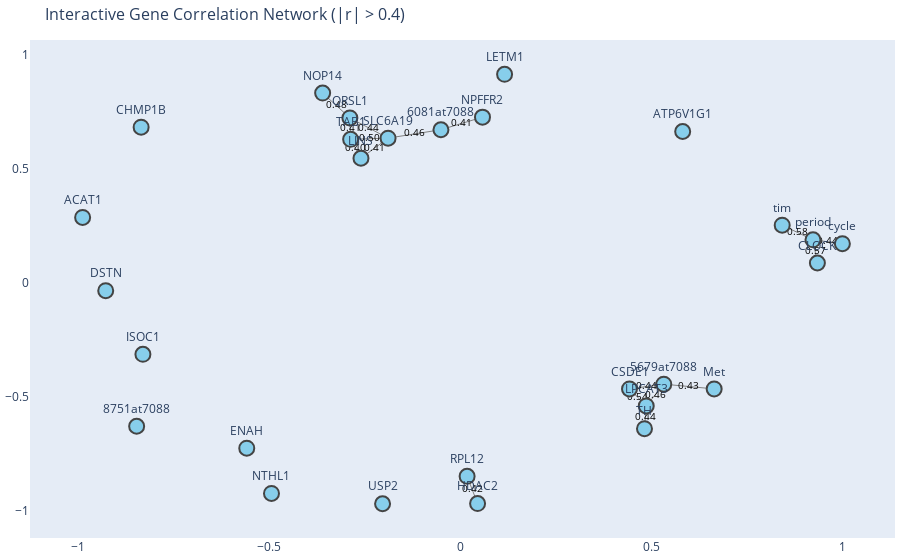

Notebook source saved alongside this figure:
### Code cell
import pandas as pd
import networkx as nx
import plotly.graph_objects as go

# Load the correlation matrix
df = filtered_df_can_list_pivot

# Create graph with thresholded edges
G = nx.Graph()
G.add_nodes_from(df.columns)
threshold = 0.4

for i in range(len(df)):
    for j in range(i+1, len(df.columns)):
        gene1 = df.index[i]
        gene2 = df.columns[j]
        weight = df.iloc[i, j]
        if abs(weight) >= threshold:
            G.add_edge(gene1, gene2, weight=weight)

# Generate layout
pos = nx.spring_layout(G, seed=42)

# Extract node and edge positions
edge_x = []
edge_y = []
for edge in G.edges():
    x0, y0 = pos[edge[0]]
    x1, y1 = pos[edge[1]]
    edge_x += [x0, x1, None]
    edge_y += [y0, y1, None]

# Edge traces
edge_trace = go.Scatter(
    x=edge_x, y=edge_y,
    line=dict(width=1, color='gray'),
    hoverinfo='none',
    mode='lines'
)

# Node traces
node_x = []
node_y = []
node_text = []

for node in G.nodes():
    x, y = pos[node]
    node_x.append(x)
    node_y.append(y)
    node_text.append(node)

node_trace = go.Scatter(
    x=node_x, y=node_y,
    mode='markers+text',
    text=node_text,
    textposition="top center",
    hoverinfo='text',
    marker=dict(
        showscale=False,
        color='skyblue',
        size=15,
        line_width=2
    )
)



edge_label_x = []
edge_label_y = []
edge_label_text = []

for edge in G.edges(data=True):
    x0, y0 = pos[edge[0]]
    x1, y1 = pos[edge[1]]
    mid_x = (x0 + x1) / 2
    mid_y = (y0 + y1) / 2
    edge_label_x.append(mid_x)
    edge_label_y.append(mid_y)
    edge_label_text.append(f"{edge[2]['weight']:.2f}")

# Scatter trace for edge labels
edge_label_trace = go.Scatter(
    x=edge_label_x,
    y=edge_label_y,
    text=edge_label_text,
    mode='text',
    textfont=dict(color='black', size=10),
    hoverinfo='none',
    showlegend=False
)

# Build the figure
# fig = go.Figure(data=[edge_trace, node_trace],
#     layout=go.Layout(
#         title=dict(
#             text='Interactive Gene Correlation Network (|r| > 0.6)',
#             font=dict(size=16)
#         ),
#         showlegend=False,
#         hovermode='closest',
#         margin=dict(b=20, l=5, r=5, t=40),
#         xaxis=dict(showgrid=False, zeroline=False),
#         yaxis=dict(showgrid=False, zeroline=False)
#     )
# )


fig = go.Figure(data=[edge_trace, edge_label_trace, node_trace],
    layout=go.Layout(
        title=dict(
            text=f'Interactive Gene Correlation Network (|r| > {threshold})',
            font=dict(size=16)
        ),
        showlegend=False,
        hovermode='closest',
        margin=dict(b=20, l=5, r=5, t=40),
        xaxis=dict(showgrid=False, zeroline=False),
        yaxis=dict(showgrid=False, zeroline=False)
    )
)

fig.show()

fig.write_html(f"/mnt/g/My Drive/Circadian Rhythm Genes Project/61.New_alignment_colias/2ERC_plot from  old/correlation_network_new_{threshold}.html")

### Figure 1 — Plotly figure (JSON) as saved in the notebook; plotly's stock layout.template omitted (floating-point values rounded to 4 significant figures)
{"data": [{"hoverinfo": "none", "line": {"color": "gray", "width": 1}, "mode": "lines", "type": "scatter", "x": [0.5325, 0.4427, null, 0.5325, 0.4866, null, 0.5325, 0.6644, null, -0.05089, 0.05788, null, -0.05089, -0.1893, null, 0.9346, 0.923, null, 0.4427, 0.4866, null, 0.04507, 0.01762, null, -0.2602, -0.1893, null, -0.2602, -0.2873, null, 0.4866, 0.482, null, -0.3606, -0.2893, null, -0.2893, -0.1893, null, -0.2893, -0.2873, null, -0.1893, -0.2873, null, 1.0, 0.923, null, 0.923, 0.8425, null], "y": [-0.4462, -0.4672, null, -0.4462, -0.5417, null, -0.4462, -0.467, null, 0.67, 0.7253, null, 0.67, 0.6331, null, 0.08546, 0.1871, null, -0.4672, -0.5417, null, -0.9701, -0.8506, null, 0.545, 0.6331, null, 0.545, 0.628, null, -0.5417, -0.6416, null, 0.8309, 0.7219, null, 0.7219, 0.6331, null, 0.7219, 0.628, null, 0.6331, 0.628, null, 0.1701, 0.1871, null, 0.1871, 0.2512, null]}, {"hoverinfo": "none", "mode": "text", "showlegend": false, "text": ["0.44", "0.46", "0.43", "0.41", "0.46", "0.57", "0.54", "0.42", "0.41", "0.40", "0.44", "0.48", "0.44", "0.41", "0.50", "0.44", "0.58"], "textfont": {"color": "black", "size": 10}, "type": "scatter", "x": [0.4876, 0.5095, 0.5984, 0.003497, -0.1201, 0.9288, 0.4647, 0.03135, -0.2248, -0.2738, 0.4843, -0.3249, -0.2393, -0.2883, -0.2383, 0.9615, 0.8828], "y": [-0.4567, -0.4939, -0.4566, 0.6977, 0.6516, 0.1363, -0.5044, -0.9104, 0.5891, 0.5865, -0.5916, 0.7764, 0.6775, 0.6749, 0.6306, 0.1786, 0.2192]}, {"hoverinfo": "text", "marker": {"color": "skyblue", "line": {"width": 2}, "showscale": false, "size": 15}, "mode": "markers+text", "text": ["5679at7088", "6081at7088", "8751at7088", "ACAT1", "ATP6V1G1", "CHMP1B", "CLOCK", "CSDE1", "DSTN", "ENAH", "HDAC2", "ISOC1", "LETM1", "LINS", "LPCAT3", "Met", "NOP14", "NPFFR2", "NTHL1", "QRSL1", "RPL12", "SLC6A19", "TAB1", "TH", "USP2", "cycle", "period", "tim"], "textposition": "top center", "type": "scatter", "x": [0.5325, -0.05089, -0.8474, -0.9889, 0.5819, -0.8357, 0.9346, 0.4427, -0.9284, -0.5592, 0.04507, -0.8311, 0.1157, -0.2602, 0.4866, 0.6644, -0.3606, 0.05788, -0.4945, -0.2893, 0.01762, -0.1893, -0.2873, 0.482, -0.2037, 1.0, 0.923, 0.8425], "y": [-0.4462, 0.67, -0.6308, 0.2851, 0.6623, 0.6811, 0.08546, -0.4672, -0.03602, -0.727, -0.9701, -0.3152, 0.9133, 0.545, -0.5417, -0.467, 0.8309, 0.7253, -0.9257, 0.7219, -0.8506, 0.6331, 0.628, -0.6416, -0.9707, 0.1701, 0.1871, 0.2512]}], "layout": {"hovermode": "closest", "margin": {"b": 20, "l": 5, "r": 5, "t": 40}, "showlegend": false, "title": {"font": {"size": 16}, "text": "Interactive Gene Correlation Network (|r| > 0.4)"}, "xaxis": {"showgrid": false, "zeroline": false}, "yaxis": {"showgrid": false, "zeroline": false}}}
